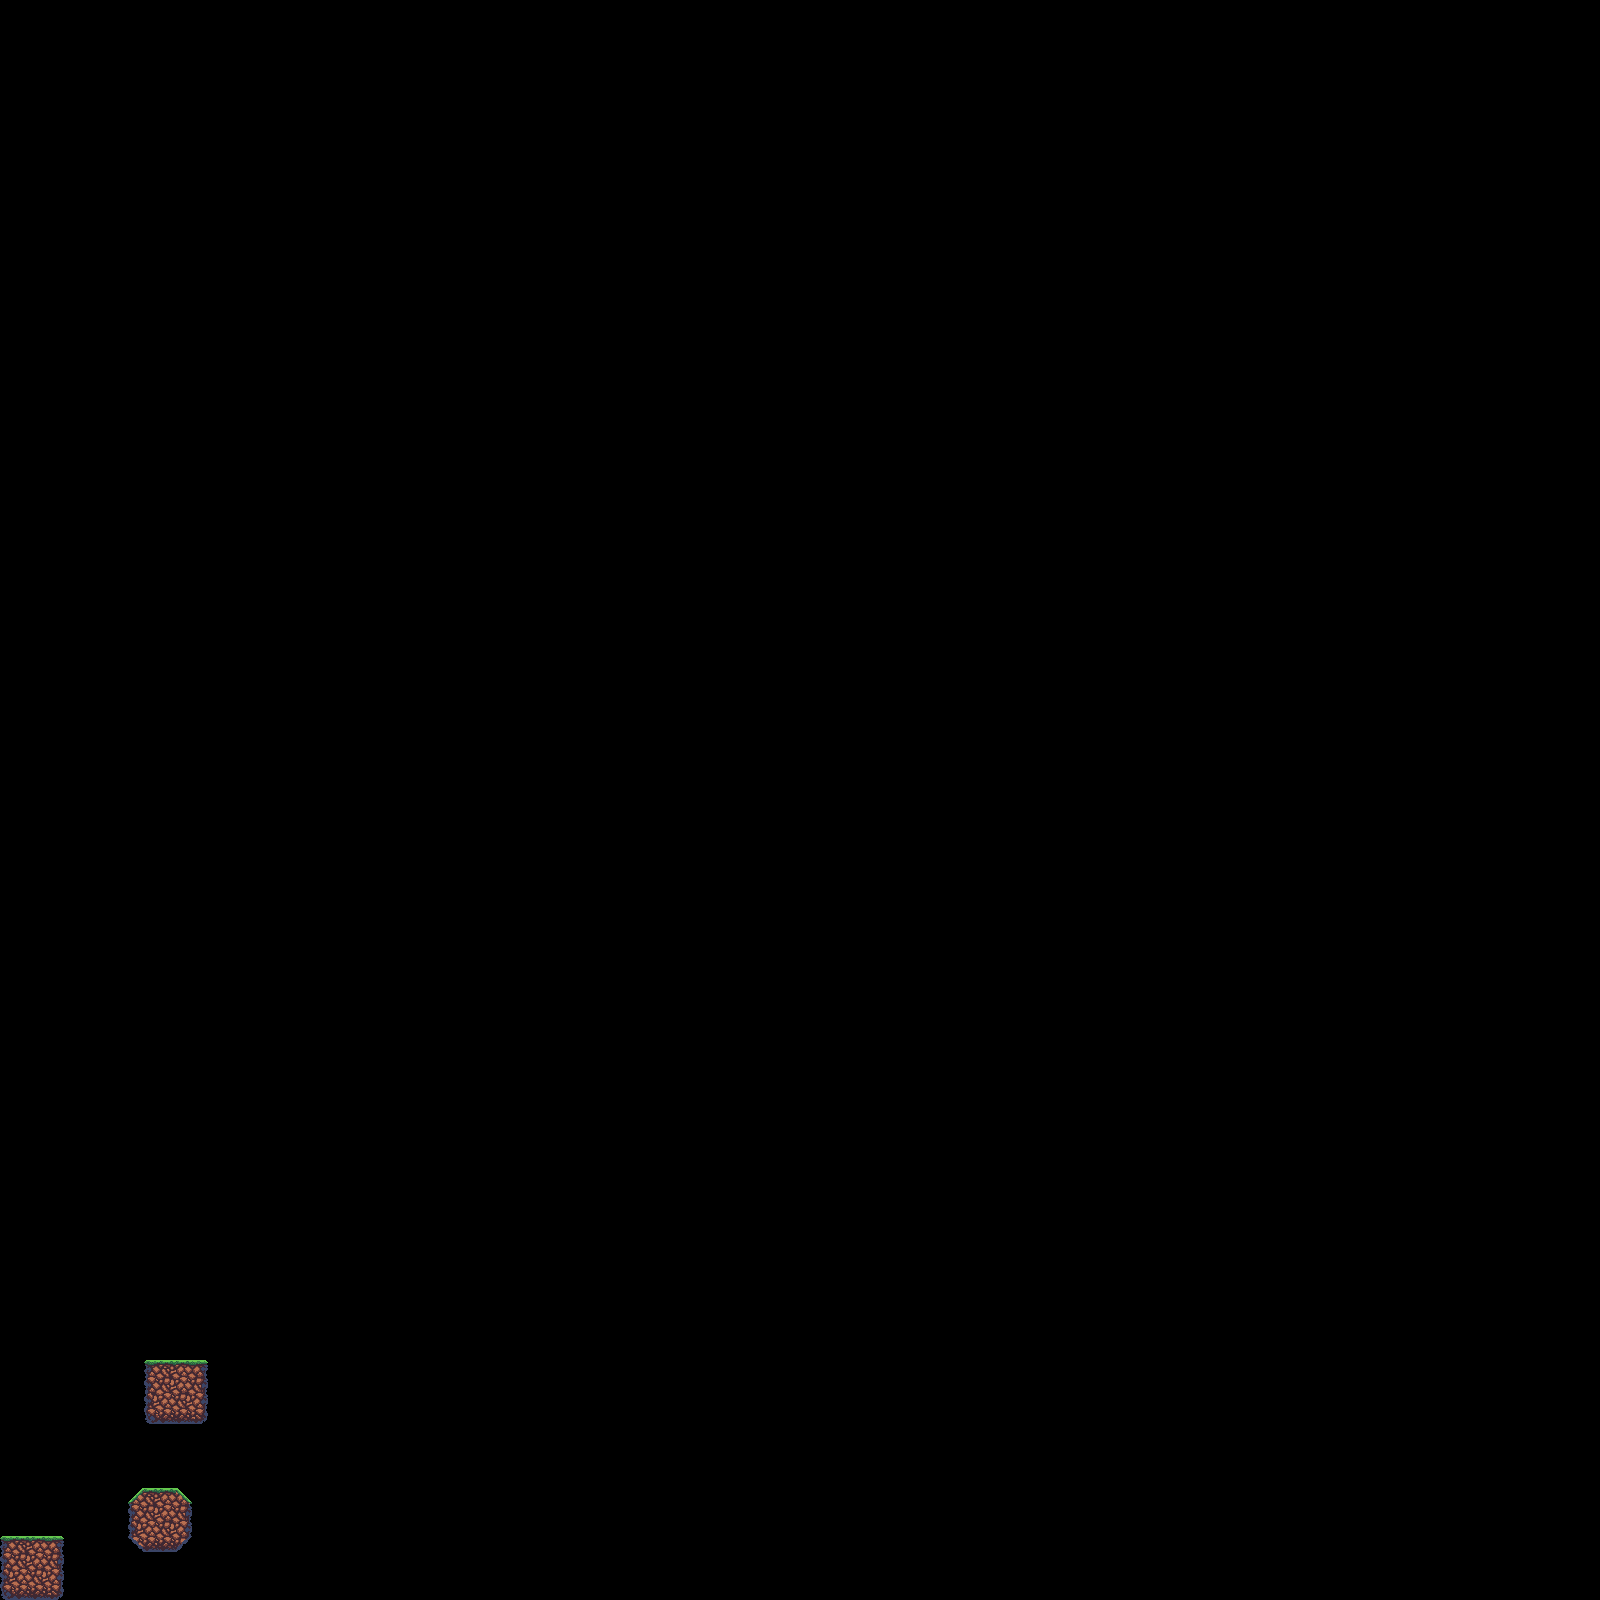

Rendered tile map (Tiled .tmx) drawn with the repository's tilesets; below, a short description and the map source with its tile grids summarised:
An orthogonal 100x100 tile map with 16x16 px tiles, 1 tile layer (TileLayer) and 6 objects.

<map version="1.0" tiledversion="2018.05.24" orientation="orthogonal" renderorder="right-up" width="100" height="100" tilewidth="16" tileheight="16" infinite="0" nextlayerid="4" nextobjectid="14">
 <tileset firstgid="1" source="OverWorldTiles.tsx" />
 <layer id="1" name="TileLayer" width="100" height="100">
  <data>[10000 cells, 48 non-empty, 20 distinct tile ids]</data>
 </layer>
 <objectgroup id="2" name="CollisionLayer">
  <object id="1" x="0" y="1536" width="64" height="64" />
  <object id="2" x="144" y="1360" width="64" height="64" />
  <object id="3" x="128" y="1504">
   <polygon points="0,0 0,32 16,48 48,48 64,32 64,0 48,-16 16,-16" />
  </object>
 </objectgroup>
 <objectgroup id="3" name="SpawnPositions">
  <object id="5" x="0" y="1520" width="64" height="16" />
  <object id="6" x="144" y="1472" width="32" height="16" />
  <object id="7" x="144" y="1344" width="64" height="16" />
 </objectgroup>
</map>
